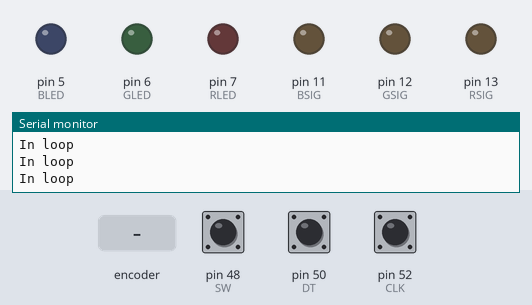
A sketch run on a simulated Arduino Mega 2560, built with avr-gcc and run on an emulated ATmega2560. Shown: output pins drawn as LEDs (lit = HIGH), the last lines printed to the serial monitor. The test bench sets the inputs (shaded band); at power-on: pin 48 (SW) HIGH, pin 50 (DT) HIGH, pin 52 (CLK) HIGH.

Above: at 1.2 s.
1.3 s: pin 48 (SW) pulled LOW for 1 s
At 1.68 s:
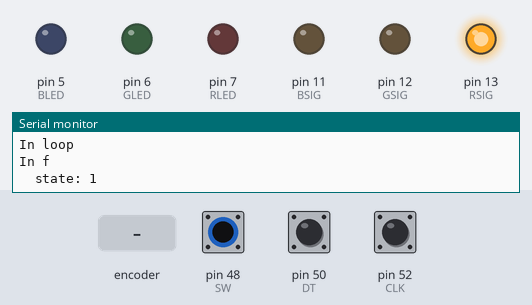
3.8 s: pin 48 (SW) pulled LOW for 0.15 s
At 5.2 s:
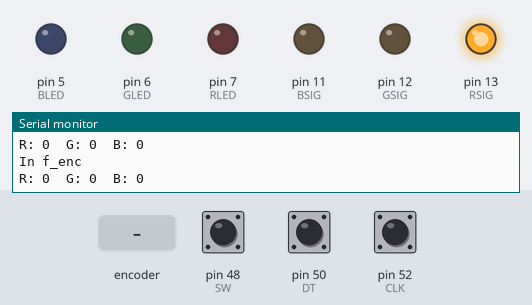
5.5 s: pin 48 (SW) pulsed LOW 5 times (0.12 s each, 0.3 s apart)
At 8.0 s:
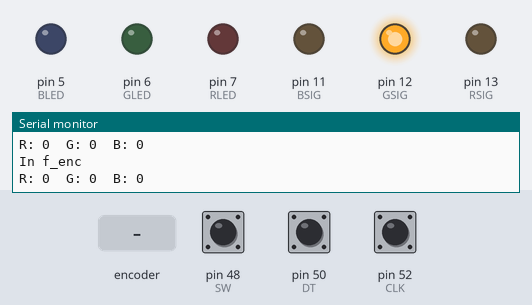
10.0 s: rotary encoder on pin 52 (CLK) / pin 50 (DT) turned 1 step (first pin leading)
At 10.8 s:
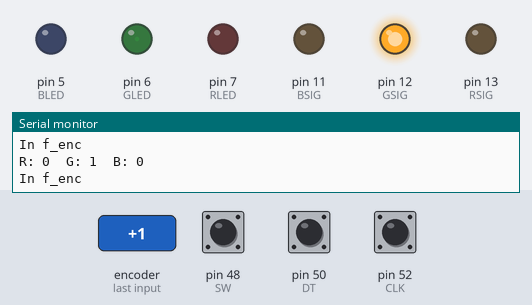
11.7 s: pin 48 (SW) pulled LOW for 0.15 s
At 12.5 s:
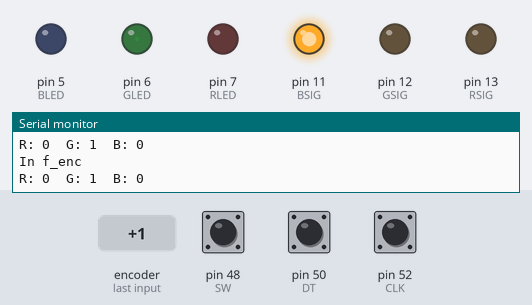
13.4 s: rotary encoder on pin 52 (CLK) / pin 50 (DT) turned 1 step (first pin leading)
At 14.3 s:
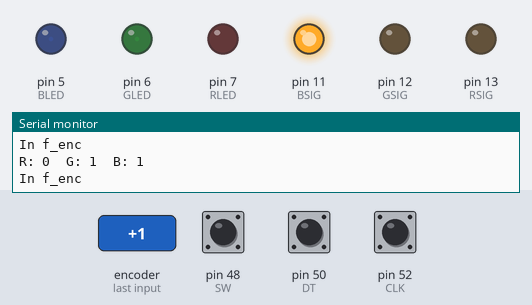
Timing chart, 0 to 16.1 s (numbered marks = the images above; inputs shaded):
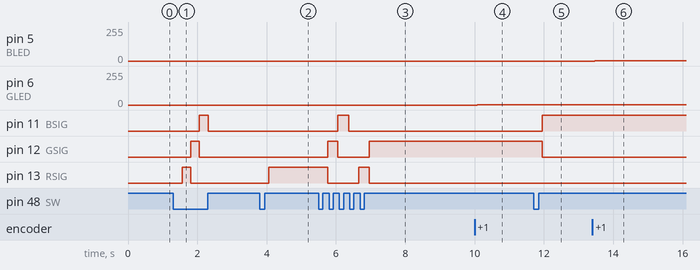

The sketch:

RGB_composer_encoder.ino
```cpp
/* ************************************************************************** */
/*                                                                            */
/*                                                                            */
/*   RGB Composer with encoder                                                */
/*                                                                            */
/*   By: djfg0 <djfg0@msn.com>                                                */
/*                                                                            */
/*                                                                            */
/*   Created: 2020/05/27                                                      */
/*                                                                            */
/* ************************************************************************** */

/*
**		This sketch is used to control the 3 channels of an RGB LED
**		and let the user mix the amount of each color in the LED,
**		using a rotary encoder.
**
**		It doesn't seem to be a complicated project, but I use
**		different fun programming techniques!
**		So if you're new to C, you will find a kind of
**		finite state machine, bit fields, a typdef, global variables,
**		a structure, and reccursive programming in my code!
**
**
**		The circuit will work this way:
**
**		- Your Arduino will wait untill you press the encoder's button (or
**		  another button if your encoder doesn't have an integrated one),
**		  a red signal LED will light to let you know you selected
**		  the red channel of the RGB LED.
**		- If you, then turn the encoder, the amount of red will increase or
**		  decrease depending if you turn it clockwise or counter clockwise.
**		- If you push the button again, the amount of red will be fixed in
**		  the RGB LED and you will then be able to modify the green channel.
**		  The red signal LED will go off and the green one will light up.
**		- Then again, if you turn the encoder, the amount of green will vary
**		  in the RGB LED, without changing the red amount! So now you're
**		  starting mixing colours!
**		- If you press the button again, you will be able to modify the blue
**		  channel of the RGB LED...
**		- Now, if you press the button once more, you will go back to the
**		  "standby" state. All signal LEDs are turned off and if you turn the
**		  encoder, nothing happens to the RGB LED. It's colour will stay the
**		  one you made.
**		- Pressing the button now will let you change the red colour again.
**		- And so on...
**
**		Required material:
**
**		- 1 x Arduino (I used a mega 2560 but an UNO works too!)
**		- 1 x breadboard
**		- breadboard wires
**		- 1 x common cathode RGB LED
**		- 1 x red LED
**		- 1 x green LED
**		- 1 x blue LED
**		- 6 x 220 ohm resistors
**		- 1 x rotary encoder (I used a KY 040 module with an EC11 encoder)
**		(- 1 x push button, if the encoder comes without)
*/


/*
**		Let's start defining names for the Arduino's pins we will use
**		in the following lines.
**		It's a good practice, so your code will contain text instead of
**		numbers and it will be easier to read!
*/

#define RSIG	13		// Pin for the red signal LED
#define GSIG	12		// Pin for the green signal LED
#define BSIG	11		// Pin for the blue signal LED

#define RLED	7		// Red channel of the RGB LED
#define GLED	6		// Green channel of the RGB LED
#define BLED	5		// Blue channel of the RGB LED

#define SW		48		// SW pin of the encoder module (or push button)
#define DT		50		// DT pin of the encoder module
#define CLK		52		// CLK pin of the encoder module

#define NONE	0		// "Standby" state of the finite state machine (FSM)
#define R		1		// Red channel state of the FSM
#define G		2		// Green channel state of the FSM
#define B		3		// Blue channel state of the FSM

/*
**		When we use push buttons, when you think pushing the button once,
**		it may "bounce" in reality and send more than one push to the board.
**		So, a simple solution to avoid going directly to the last channel
**		when you pressed the button only once, is to ask the board to wait
**		for an amount of time to avoid those bounces.
**		You can change the value of the following define.
**		(in mili seconds)
*/

#define DEBOUNCE	250	// Try to lower this value to see what happens...

/*
**		The following lines are a little bit tricky, as I use
**		bit fields, in a typedef-ed structure at once...
**
**		As you can see, I use a typedef. It means I create and define
**		a new type of variable.
**		My new variable type is called t_state and is in fact
**		a structure called s_state which holds 4 unsigned int.
**		Well... in fact, the 4 variables are stored in only 1!
**		Thanks to bit fields I ask the compiler to only use 1
**		unsigned int that will be divided in 4 distinctive variables.
**		An unsigned int contains generally 32 bits.
**		By writing "unsigned int state : 2" I ask the compiler to
**		ony use 2 bits from the 32 of an unsigned int.
**		Then I ask 8 bits for the variable r.
**		8 for the variable g.
**		And 8 for the variable b.
**		So, 2 + 8 + 8 + 8 = 26 bits. They can hold in 1 unsigned int!
**		If we didn't use bit fields, we would have used 4 x 32 bits...
**
**		Ok, now, why 2 bits and 3 x 8 bits?
**		Well, remember we have 4 states in our machine?
**		"Standby", red modification, green mod. and blue mod.
**		To count till 4 in binary, you only need two bits.
**		So the "state" variable from our typedef-ed structure
**		is intended to remember our FSM's state.
**		Now, to change the amount of red, green and blue, of the
**		RGB LED, we will in fact turn the LED on at its maximum
**		then shut it off for a certain amount of time, back on
**		and back off, and so on. But it will happen so fast that
**		we won't be able to see it blink.
**		But we will see it dim more or less!
**		To tell the board to dim the channels of the RGB LED, we need
**		to tell how long each channel needs to be turned on and off.
**		We will use the Pulse Width Modulation (PWM) capability
**		of the board to do that.
**		(SO, IF YOU'RE USING ANOTHER BOARD THAN A MEGA 2560, YOU
**		WILL HAVE TO USE THE PWM PINS OF YOUR BOARD!
**		Those pins are marked with a "~" on the board!
**		So just change the values of the above 3 defines RLED, GLED
**		and BLED to pin numbers with a "~" marked!)
**		The basic PWM takes a value between 0 and 255.
**		And to count till 255 in binary, we need exactly 8 bits!
**		That's why I use 3 x 8 bits! So we can choose the amount
**		of each color inside the RGB LED!
*/

typedef struct	s_state
{
	unsigned int	state : 2;
	unsigned int	r : 8;
	unsigned int	g : 8;
	unsigned int	b : 8;
}				t_state;

/*
**		Now the compiler knows about the sorcery behind a t_state type,
**		We still need to ask him to give us 1 variable of that kind
**		to work with!
**		That's what happens next.
**		I ask the compiler to make a t_state type variable called
**		g_state for us.
**		It's like you would write "int	age" to store an age in a
**		variable of type integer or
**		"char	c" to store a character in a variable of type character.
**		Here we use a variable called g_state of type t_state.
*/

t_state			g_state;

/*
**		I prefixed it with g_ to remember it's a global variable...
**		As it is not enclosed in a function (or more simply, between braces),
**		this variable is global!
**		Each function can access and make modifications to it.
**		Handy, so you don't need to pass a copy of it through
**		the functions below, or to send a pointer to it!
**
**		Now you know g_ means global, I can tell you the meanings
**		of the other prefixes...
**		s_ stands for structure and
**		t_ stands for typedef!
*/

/*
**		That's all for our coding setup!
**		Now you should directly jump to the setup function below
**		to see how to configure the pins of your board and follow
**		the loop function step by step!
*/


/*
**		After you turned the encoder, this function will be called.
**		I tried to implement the easiest way I could imagine
**		to detect if the encoder is turned!
**		It's not perfect, I observed a 1 bit error in some cases
**		if you're not turning the encoder straight to the next notch
**		but getting an error free reading of the encoder is not
**		important for this little project.
**		So, how does an encoder works?
**		Well, in fact, an encoder is nothing more than a double switch...
**		When you turn the shaft, the switches will turn off and back on
**		at every notch, but not exactly at the same time.
**		And, that's what we will wait for in this function!
**		We just check if one switch is on and the other off,
**		if so, that would mean that the shaft is spinning!
**		But in what direction? We just need to know which switch is on
**		and which is off.
**		If we are in one case we are rotating clockwise
**		otherwise in counterclockwise!
**		Then the only thing left is to update the value of red, green
**		or blue in our LED!
*/

void			f_enc(void)
{
	Serial.println("In f_enc");
	if (!(digitalRead(DT)) && digitalRead(CLK))				//	If spinning clockwise
	{
		if ((g_state.state == R) && (g_state.r < 255))			// If machine's state is "R" and g_state.r is lower than 255 (as we only can count untill 255 on 8 bits)
			g_state.r++;											// Add + 1 to g_state.r (the value of the red channel from our RGB LED)
		else if ((g_state.state == G) && (g_state.g < 255))		// If machine's state is "G" and g_state.g is lower than 255
			g_state.g++;											// Add + 1 to g_state.g
		else if ((g_state.state == B) && (g_state.b < 255))		// ...
			g_state.b++;											// ...
	}
	else if (digitalRead(DT) && !(digitalRead(CLK)))		//	If spinning counter clockwise
	{
		if ((g_state.state == R) && (g_state.r > 0))			// If machine's state is "R" and g_state.r is higher than 0 (as we can't handle negative values with an unsigned int)
			g_state.r--;											// Remove - 1 from g_state.r
		else if ((g_state.state == G) && (g_state.g > 0))		// If machine's state is "G" and g_state.g is higher than 0
			g_state.g--;											// Remove - 1 from g_state.g
		else if ((g_state.state == B) && (g_state.b > 0))		//	...
			g_state.b--;											// ...
	}
	Serial.print("R: ");
	Serial.print(g_state.r);
	Serial.print("\tG: ");
	Serial.print(g_state.g);
	Serial.print("\tB: ");
	Serial.println(g_state.b);
	analogWrite(RLED, g_state.r);							// Fade the red channel of the RGB LED using PWM to the value of g_state.r
	analogWrite(GLED, g_state.g);							// Fade the green channel of the RGB LED using PWM to the value of g_state.g
	analogWrite(BLED, g_state.b);							// Fade the blue channel of the RGB LED using PWM to the value of g_state.b
}

/*
**		You pressed the button, the main function brought
**		you to function "f", who brought you here!
**
**		Here, we just check the state of the machine and
**		turn the corresponding signal LEDs on or off.
*/
void			f_sig(void)
{
	if (g_state.state == R)			// If state is R
	{
		digitalWrite(RSIG, HIGH);		// Turn red signal LED ON
		digitalWrite(GSIG, LOW);		// Turn green signal LED OFF
		digitalWrite(BSIG, LOW);		// Turn blue signal LED OFF
	}
	else if (g_state.state == G)	// If state is G
	{
		digitalWrite(RSIG, LOW);		// Turn red signal LED OFF
		digitalWrite(GSIG, HIGH);		// Turn green signal LED ON
		digitalWrite(BSIG, LOW);		// Turn blue signal LED OFF
	}
	else if (g_state.state == B)	// If state is B
	{
		digitalWrite(RSIG, LOW);		// ...
		digitalWrite(GSIG, LOW);
		digitalWrite(BSIG, HIGH);
	}
	else if (g_state.state == NONE)	// If state is NONE
	{
		digitalWrite(RSIG, LOW);		// ...
		digitalWrite(GSIG, LOW);
		digitalWrite(BSIG, LOW);
	}
}

/*
**		So, you just pressed the button for the first time
**		and the main function (loop) brought you here.
**		The first thing that happens here is calling
**		function "f_sig", to light the correct signal LED.
**		->	Go read function f_sig above now and come back
**			after that.
**
**		Now the signal LED is on, the board will wait for your
**		instructions!
**		Imagine, you press the button again...
**		g_state.state will get + 1. So g_state.state will be equal
**		to 2 (or G).
**		Then on the next line, we call the function "f" again.
**		But we already are in "f", so, the program will pause
**		itself and run a second function "f"!
**		So, once again, we will first run function "f_sig"
**		to turn the wright signal LED on, only using the machine's
**		state.
**		When it's done, we're back to "f" and wait again for
**		user input.
**		If you press the button again, this function "f" will
**		pause too. And so on, till the machine's state is "NONE"
**		again. Then we will go back to the last paused function
**		and as you can see, after calling function "f", there's
**		nothing remaining left to do. So, this paused function
**		will stop and we will go back to the previous paused
**		function. And so on till all the paused functions are
**		resumed.
**
**		Calling a function inside herself is called recursive
**		programming.
**		It is interesting, because, ou program basically does
**		3 times the same thing... So, why, writing 3 times the same
**		code as we can run it again!
**
**		Ok, now, imagine... You pressed the button once.
**		The machine's state is changed "R".
**		"f" is called, who calls "f_sig".
**		Now, instead of pushing the button again, we will turn
**		the encoder.
**		If you do so, function "f_enc" will be called!
**		->	Let's see above what happens!
**
**		And that's pretty it...
**		If you turn the shaft, you know what happens and so if
**		you press the button!
*/

void			f(void)
{
	Serial.println("In f");
	Serial.print("  state: ");
	Serial.println(g_state.state);
	f_sig();
	if (g_state.state != NONE)
	{
		while ((digitalRead(SW)))
			f_enc();
		delay(DEBOUNCE);
		g_state.state++;
		f();
	}
}

/*
**	SETUP function
**
**		What we do here, is just telling the board what pins are inputs,
**		which one are outputs and the starting values of our variables.
**		Then we turn off all the 6 LEDs to be sure they will not light
**		at the beginning of our program.
**
**		The "Serial.begin(9600)" line is to tell the board to "talk" to
**		the computer. So you will be able to see the values you are
**		choosing on screen! But it totally works without!
*/

void			setup()
{
	pinMode(RSIG, OUTPUT);
	pinMode(GSIG, OUTPUT);
	pinMode(BSIG, OUTPUT);
	pinMode(RLED, OUTPUT);
	pinMode(GLED, OUTPUT);
	pinMode(BLED, OUTPUT);
	pinMode(SW, INPUT_PULLUP);
	pinMode(DT, INPUT);
	pinMode(CLK, INPUT);
	digitalWrite(RSIG, LOW);
	digitalWrite(GSIG, LOW);
	digitalWrite(BSIG, LOW);
	digitalWrite(RLED, LOW);
	digitalWrite(GLED, LOW);
	digitalWrite(BLED, LOW);
	Serial.begin(9600);
	g_state.state = NONE;
	g_state.r = 0;
	g_state.g = 0;
	g_state.b = 0;
}

/*
**	LOOP function
**
**		Here is the heart of our program!
**		Everything starts here!
**		First, the board waits for you to press the button. If you
**		turn the encoder, nothing happens.
**		When you press the button, the machine will change to the next
**		state. That's happening by adding one to g_state.state.
**		So previous state was "NONE" AKA 0 thanks to our defines above
**		And state is now 1 AKA "R".
**		Now the state has changed, lets call function f.
*/

void			loop()
{
	Serial.println("In loop");
	if (!digitalRead(SW))
	{
		delay(DEBOUNCE);
		g_state.state++;
		f();
	}
}

/*
**	Going further
**
**		Now you know how all this works, you maybe looked at
**		the serial monitor too and saw the values of each channel...
**
**		But did you know the serial monitor (and your board too) could
**		also receive data you type?
**		Can you imagine changing a few things in this code to set the
**		values of g_state.r, .g and .b from your computer's keyboard live?
**
**		Or by connecting a keypad to your board?
**
**		Or adding an LCD display to monitor the values without a computer?
**
**		Or mixing everything together?
**
**		Imagine what else you could add, change, remove...
**		And TRY! LEARN!
**		Let your creativity run your world!
*/

/*
**		Thanks! <3
**		FG
*/
```

Measured:
- after the input at 1.3 s, pin 11 (BSIG): LOW → HIGH after 0.76 s, → LOW 0.25 s later; pin 12 (GSIG): LOW → HIGH after 0.51 s, → LOW 0.25 s later; pin 13 (RSIG): LOW → HIGH after 0.26 s, → LOW 0.25 s later
- after the input at 3.8 s, pin 13 (RSIG): LOW → HIGH after 0.26 s
- after the input at 5.5 s, pin 11 (BSIG): LOW → HIGH after 0.55 s, → LOW 0.31 s later; pin 12 (GSIG): LOW → HIGH after 0.27 s, → LOW 0.28 s later, → HIGH 0.91 s later; pin 13 (RSIG): HIGH → LOW after 0.27 s, → HIGH 0.89 s later, → LOW 0.31 s later
- after the input at 10.0 s, pin 6 (GLED): 0/255 → 1/255 after 0.08 s
- after the input at 11.7 s, pin 11 (BSIG): LOW → HIGH after 0.25 s; pin 12 (GSIG): HIGH → LOW after 0.25 s
- after the input at 13.4 s, pin 5 (BLED): 0/255 → 1/255 after 0.07 s
